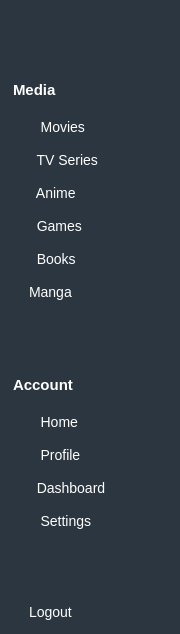
    <widget class="QWidget" name="side_widget" native="true">
     <property name="sizePolicy">
      <sizepolicy hsizetype="Preferred" vsizetype="Expanding">
       <horstretch>0</horstretch>
       <verstretch>0</verstretch>
      </sizepolicy>
     </property>
     <property name="maximumSize">
      <size>
       <width>180</width>
       <height>16777215</height>
      </size>
     </property>
     <property name="styleSheet">
      <string notr="true">/* Sidebar Container */
QWidget {
    background-color:#2b3640;
    border: none;
}

/* Navigation Buttons */
QPushButton {
    background-color: transparent;
    color: white;
    text-align: left;
    border: none;
    padding:6px 50px 5px 20px;
    font-size: 14px;
    font-weight: normal;
    margin: 0px 0px;
    border-radius: 6px;
}

QPushButton:hover {
    background-color: rgb(65, 65, 65);
}

QPushButton:pressed {
    background-color: rgb(75, 75, 75);
}

QPushButton:checked {
    background-color: white;
    color: black;
    border-top-left-radius: 12px;
    border-bottom-left-radius: 12px;
    border-top-right-radius: 0px;
    border-bottom-right-radius: 0px;
    font-weight: bold;
}

/* Section Headers/Labels */
QLabel {
    color: rgb(255, 255, 255);
    font-size: 15px;
    font-weight: bold;
    text-transform: normal;
    padding: 8px 0px ;
    margin-top: 8px;
}

/* Icon Labels (if you're using QLabel for icons) */
QLabel#iconLabel {
    color: white;
    font-size: 16px;
    padding: 0px;
    margin: 0px;
}

/* Separator Line */
Line {
    background-color: rgb(70, 70, 70);
    border: none;
    max-height: 1px;
    min-height: 1px;
	margin: 0px 12px;
}
</string>
     </property>
     <layout class="QVBoxLayout" name="verticalLayout">
      <property name="leftMargin">
       <number>9</number>
      </property>
      <property name="topMargin">
       <number>9</number>
      </property>
      <property name="rightMargin">
       <number>0</number>
      </property>
      <property name="bottomMargin">
       <number>9</number>
      </property>
      <item>
       <widget class="Line" name="line_3">
        <property name="orientation">
         <enum>Qt::Orientation::Horizontal</enum>
        </property>
       </widget>
      </item>
      <item>
       <layout class="QHBoxLayout" name="account_layout">
        <property name="leftMargin">
         <number>0</number>
        </property>
        <property name="topMargin">
         <number>0</number>
        </property>
        <property name="rightMargin">
         <number>0</number>
        </property>
        <item>
         <widget class="QLabel" name="name_lable">
          <property name="text">
           <string/>
          </property>
         </widget>
        </item>
        <item>
         <widget class="QLabel" name="photo_lable">
          <property name="text">
           <string/>
          </property>
         </widget>
        </item>
       </layout>
      </item>
      <item>
       <widget class="QLabel" name="label_4">
        <property name="font">
         <font>
          <pointsize>-1</pointsize>
          <bold>true</bold>
         </font>
        </property>
        <property name="text">
         <string>Media</string>
        </property>
       </widget>
      </item>
      <item>
       <widget class="QPushButton" name="show_movies">
        <property name="sizePolicy">
         <sizepolicy hsizetype="Preferred" vsizetype="Fixed">
          <horstretch>0</horstretch>
          <verstretch>0</verstretch>
         </sizepolicy>
        </property>
        <property name="layoutDirection">
         <enum>Qt::LayoutDirection::LeftToRight</enum>
        </property>
        <property name="autoFillBackground">
         <bool>false</bool>
        </property>
        <property name="text">
         <string>   Movies</string>
        </property>
        <property name="icon">
         <iconset resource="../resources.qrc">
          <normaloff>:/icons/Icons/film 1.png</normaloff>
          <normalon>:/icons/Icons/film.png</normalon>:/icons/Icons/film 1.png</iconset>
        </property>
        <property name="iconSize">
         <size>
          <width>23</width>
          <height>23</height>
         </size>
        </property>
        <property name="checkable">
         <bool>true</bool>
        </property>
        <property name="autoExclusive">
         <bool>true</bool>
        </property>
        <property name="flat">
         <bool>true</bool>
        </property>
       </widget>
      </item>
      <item>
       <widget class="QPushButton" name="show_series">
        <property name="sizePolicy">
         <sizepolicy hsizetype="Preferred" vsizetype="Fixed">
          <horstretch>0</horstretch>
          <verstretch>0</verstretch>
         </sizepolicy>
        </property>
        <property name="text">
         <string>  TV Series</string>
        </property>
        <property name="icon">
         <iconset resource="../resources.qrc">
          <normaloff>:/icons/Icons/watching 1.png</normaloff>
          <normalon>:/icons/Icons/watching.png</normalon>:/icons/Icons/watching 1.png</iconset>
        </property>
        <property name="iconSize">
         <size>
          <width>25</width>
          <height>25</height>
         </size>
        </property>
        <property name="checkable">
         <bool>true</bool>
        </property>
        <property name="autoExclusive">
         <bool>true</bool>
        </property>
        <property name="flat">
         <bool>true</bool>
        </property>
       </widget>
      </item>
      <item>
       <widget class="QPushButton" name="show_anime">
        <property name="text">
         <string>  Anime</string>
        </property>
        <property name="icon">
         <iconset resource="../resources.qrc">
          <normaloff>:/icons/Icons/anime2.png</normaloff>
          <normalon>:/icons/Icons/anime.png</normalon>:/icons/Icons/anime2.png</iconset>
        </property>
        <property name="iconSize">
         <size>
          <width>32</width>
          <height>32</height>
         </size>
        </property>
        <property name="checkable">
         <bool>true</bool>
        </property>
        <property name="autoExclusive">
         <bool>true</bool>
        </property>
        <property name="flat">
         <bool>true</bool>
        </property>
       </widget>
      </item>
      <item>
       <widget class="QPushButton" name="show_games">
        <property name="sizePolicy">
         <sizepolicy hsizetype="Preferred" vsizetype="Fixed">
          <horstretch>0</horstretch>
          <verstretch>0</verstretch>
         </sizepolicy>
        </property>
        <property name="text">
         <string>  Games</string>
        </property>
        <property name="icon">
         <iconset resource="../resources.qrc">
          <normaloff>:/icons/Icons/console 1.png</normaloff>
          <normalon>:/icons/Icons/console.png</normalon>:/icons/Icons/console 1.png</iconset>
        </property>
        <property name="iconSize">
         <size>
          <width>25</width>
          <height>25</height>
         </size>
        </property>
        <property name="checkable">
         <bool>true</bool>
        </property>
        <property name="autoExclusive">
         <bool>true</bool>
        </property>
        <property name="flat">
         <bool>true</bool>
        </property>
       </widget>
      </item>
      <item>
       <widget class="QPushButton" name="show_books">
        <property name="sizePolicy">
         <sizepolicy hsizetype="Preferred" vsizetype="Fixed">
          <horstretch>0</horstretch>
          <verstretch>0</verstretch>
         </sizepolicy>
        </property>
        <property name="text">
         <string>  Books</string>
        </property>
        <property name="icon">
         <iconset resource="../resources.qrc">
          <normaloff>:/icons/Icons/book 1.png</normaloff>
          <normalon>:/icons/Icons/book.png</normalon>:/icons/Icons/book 1.png</iconset>
        </property>
        <property name="iconSize">
         <size>
          <width>25</width>
          <height>25</height>
         </size>
        </property>
        <property name="checkable">
         <bool>true</bool>
        </property>
        <property name="autoExclusive">
         <bool>true</bool>
        </property>
        <property name="flat">
         <bool>true</bool>
        </property>
       </widget>
      </item>
      <item>
       <widget class="QPushButton" name="show_comics">
        <property name="sizePolicy">
         <sizepolicy hsizetype="Preferred" vsizetype="Fixed">
          <horstretch>0</horstretch>
          <verstretch>0</verstretch>
         </sizepolicy>
        </property>
        <property name="text">
         <string>Manga</string>
        </property>
        <property name="icon">
         <iconset resource="../resources.qrc">
          <normaloff>:/icons/Icons/comic 1.png</normaloff>
          <normalon>:/icons/Icons/comic.png</normalon>:/icons/Icons/comic 1.png</iconset>
        </property>
        <property name="iconSize">
         <size>
          <width>25</width>
          <height>25</height>
         </size>
        </property>
        <property name="checkable">
         <bool>true</bool>
        </property>
        <property name="autoExclusive">
         <bool>true</bool>
        </property>
        <property name="flat">
         <bool>true</bool>
        </property>
       </widget>
      </item>
      <item>
       <spacer name="verticalSpacer_6">
        <property name="orientation">
         <enum>Qt::Orientation::Vertical</enum>
        </property>
        <property name="sizeHint" stdset="0">
         <size>
          <width>20</width>
          <height>40</height>
         </size>
        </property>
       </spacer>
      </item>
      <item>
       <widget class="Line" name="line_4">
        <property name="orientation">
         <enum>Qt::Orientation::Horizontal</enum>
        </property>
       </widget>
      </item>
      <item>
       <widget class="QLabel" name="label_5">
        <property name="font">
         <font>
          <pointsize>-1</pointsize>
          <bold>true</bold>
         </font>
        </property>
        <property name="text">
         <string>Account</string>
        </property>
        <property name="alignment">
         <set>Qt::AlignmentFlag::AlignLeading|Qt::AlignmentFlag::AlignLeft|Qt::AlignmentFlag::AlignVCenter</set>
        </property>
       </widget>
      </item>
      <item>
       <widget class="QPushButton" name="show_home">
        <property name="sizePolicy">
         <sizepolicy hsizetype="Preferred" vsizetype="Fixed">
          <horstretch>0</horstretch>
          <verstretch>0</verstretch>
         </sizepolicy>
        </property>
        <property name="text">
         <string>   Home</string>
        </property>
        <property name="icon">
         <iconset resource="../resources.qrc">
          <normaloff>:/icons/Icons/home 1.png</normaloff>
          <normalon>:/icons/Icons/home.png</normalon>:/icons/Icons/home 1.png</iconset>
        </property>
        <property name="iconSize">
         <size>
          <width>25</width>
          <height>25</height>
         </size>
        </property>
        <property name="checkable">
         <bool>true</bool>
        </property>
        <property name="autoExclusive">
         <bool>true</bool>
        </property>
        <property name="flat">
         <bool>true</bool>
        </property>
       </widget>
      </item>
      <item>
       <widget class="QPushButton" name="show_profile">
        <property name="sizePolicy">
         <sizepolicy hsizetype="Preferred" vsizetype="Fixed">
          <horstretch>0</horstretch>
          <verstretch>0</verstretch>
         </sizepolicy>
        </property>
        <property name="text">
         <string>   Profile</string>
        </property>
        <property name="icon">
         <iconset resource="../resources.qrc">
          <normaloff>:/icons/Icons/user 1.png</normaloff>
          <normalon>:/icons/Icons/user.png</normalon>:/icons/Icons/user 1.png</iconset>
        </property>
        <property name="iconSize">
         <size>
          <width>25</width>
          <height>25</height>
         </size>
        </property>
        <property name="checkable">
         <bool>true</bool>
        </property>
        <property name="autoExclusive">
         <bool>true</bool>
        </property>
        <property name="flat">
         <bool>true</bool>
        </property>
       </widget>
      </item>
      <item>
       <widget class="QPushButton" name="show_dashboard">
        <property name="sizePolicy">
         <sizepolicy hsizetype="Preferred" vsizetype="Fixed">
          <horstretch>0</horstretch>
          <verstretch>0</verstretch>
         </sizepolicy>
        </property>
        <property name="text">
         <string>  Dashboard</string>
        </property>
        <property name="icon">
         <iconset resource="../resources.qrc">
          <normaloff>:/icons/Icons/dashboard 1.png</normaloff>
          <normalon>:/icons/Icons/dashboard.png</normalon>
          <disabledoff>:/icons/Icons/dashboard.png</disabledoff>:/icons/Icons/dashboard 1.png</iconset>
        </property>
        <property name="iconSize">
         <size>
          <width>30</width>
          <height>30</height>
         </size>
        </property>
        <property name="checkable">
         <bool>true</bool>
        </property>
        <property name="autoExclusive">
         <bool>true</bool>
        </property>
        <property name="flat">
         <bool>true</bool>
        </property>
       </widget>
      </item>
      <item>
       <widget class="QPushButton" name="show_setting">
        <property name="sizePolicy">
         <sizepolicy hsizetype="Preferred" vsizetype="Fixed">
          <horstretch>0</horstretch>
          <verstretch>0</verstretch>
         </sizepolicy>
        </property>
        <property name="text">
         <string>   Settings</string>
        </property>
        <property name="icon">
         <iconset resource="../resources.qrc">
          <normaloff>:/icons/Icons/setting 1.png</normaloff>
          <normalon>:/icons/Icons/setting.png</normalon>:/icons/Icons/setting 1.png</iconset>
        </property>
        <property name="iconSize">
         <size>
          <width>25</width>
          <height>25</height>
         </size>
        </property>
        <property name="checkable">
         <bool>true</bool>
        </property>
        <property name="autoExclusive">
         <bool>true</bool>
        </property>
        <property name="flat">
         <bool>true</bool>
        </property>
       </widget>
      </item>
      <item>
       <spacer name="verticalSpacer">
        <property name="orientation">
         <enum>Qt::Orientation::Vertical</enum>
        </property>
        <property name="sizeHint" stdset="0">
         <size>
          <width>143</width>
          <height>18</height>
         </size>
        </property>
       </spacer>
      </item>
      <item>
       <spacer name="verticalSpacer_2">
        <property name="orientation">
         <enum>Qt::Orientation::Vertical</enum>
        </property>
        <property name="sizeType">
         <enum>QSizePolicy::Policy::Fixed</enum>
        </property>
        <property name="sizeHint" stdset="0">
         <size>
          <width>20</width>
          <height>40</height>
         </size>
        </property>
       </spacer>
      </item>
      <item>
       <widget class="QPushButton" name="logout">
        <property name="text">
         <string>Logout</string>
        </property>
        <property name="icon">
         <iconset resource="../resources.qrc">
          <normaloff>:/icons/Icons/exit 1.png</normaloff>
          <normalon>:/icons/Icons/exit.png</normalon>:/icons/Icons/exit 1.png</iconset>
        </property>
        <property name="iconSize">
         <size>
          <width>25</width>
          <height>25</height>
         </size>
        </property>
       </widget>
      </item>
     </layout>
    </widget>
